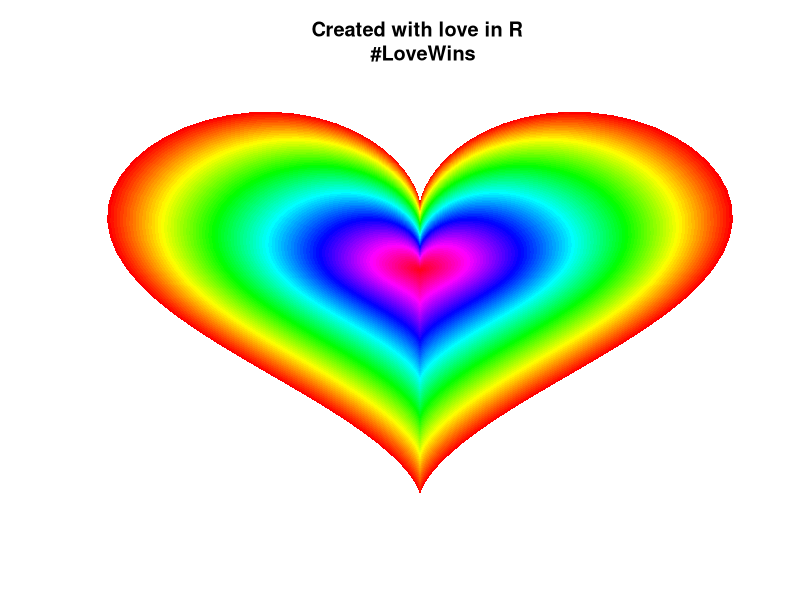

The R source for this figure:
####### RAINBOW HEART IN R ######
## Created in celebration of Supreme Court Ruling to legalize same-sex marriage in all 50 states
# Modified from the answer provided by James here: http://stackoverflow.com/questions/6542825/equation-driven-smoothly-shaded-concentric-shapes

setwd('~/Desktop')

jpeg("LoveWins.jpg")

# Create the heart
plotHeart <- function(r, col){
  t <- seq(0,2*pi,length.out=100)
  x <- r*sin(t)^3
  y <- (13*r/16)*cos(t) - (5*r/16)*cos(2*t) - (2*r/16)*cos(3*t) - (r/16)*cos(4*t)
  polygon(x,y,col=col,border=NA)
}

plot(c(-16,16), c(-16,13), xlim=c(-16,16), ylim=c(-16,13), axes=FALSE, xlab='', ylab='', type='n', main="Created with love in R \n #LoveWins")

# plot the rainbow fill
mapply(plotHeart,seq(16,0,length.out=100),col=rainbow(100))

dev.off()
